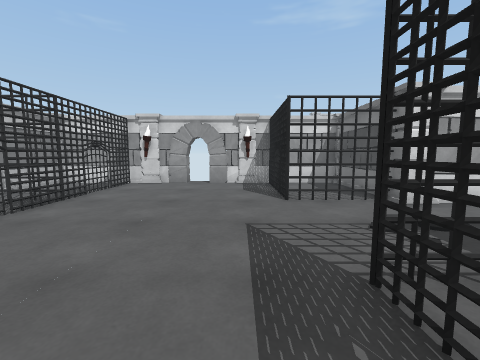
[1] (above)

13 first-person views from a walk through a scene from a Unity 3-D project. The camera is 1.2 m above the floor, tilts 6° down and sees 90° across. The floor is counted in squares, 1 m on a side. Each view is taken from the middle of a square. On the plan, view 1 faces up. The plan holds only what a view shows up to about 12 squares ahead; the rest is blank. The place goes on beyond the plan.

[2]
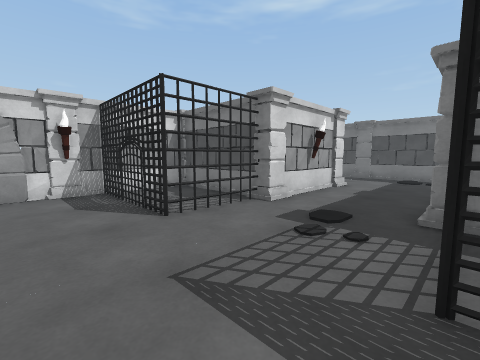

[3]
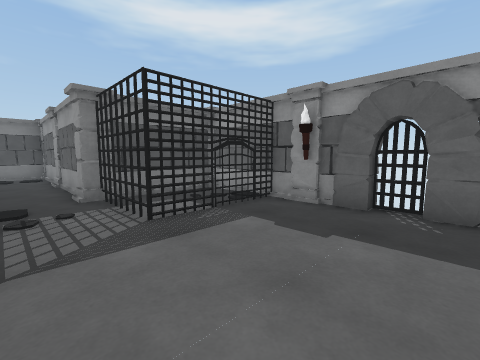

[4]
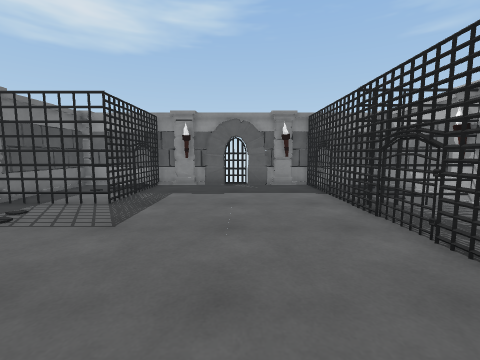

[5]
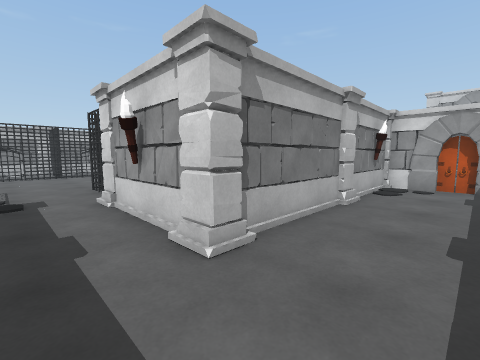

[6]
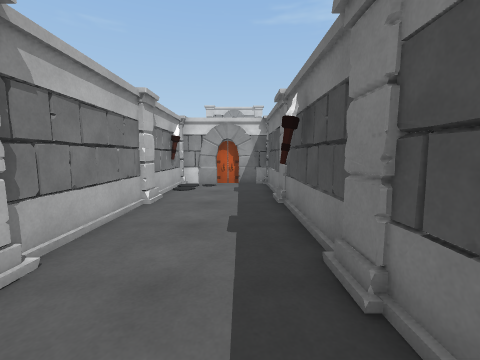

[7]
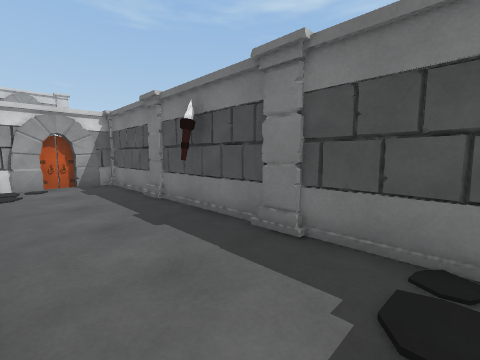

[8]
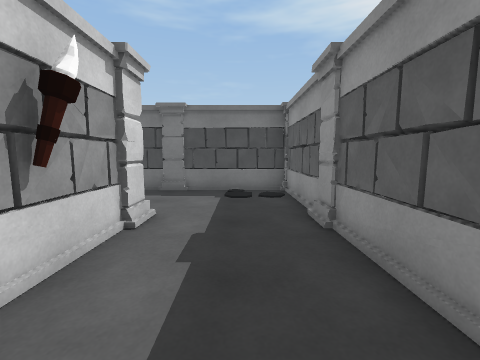

[9]
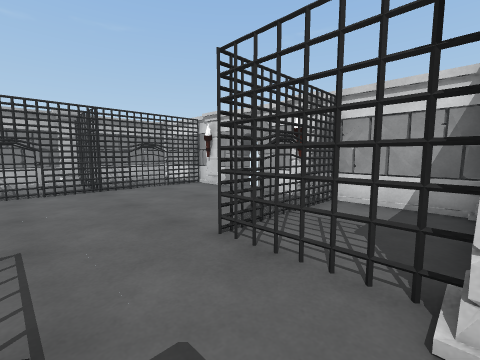

[10]
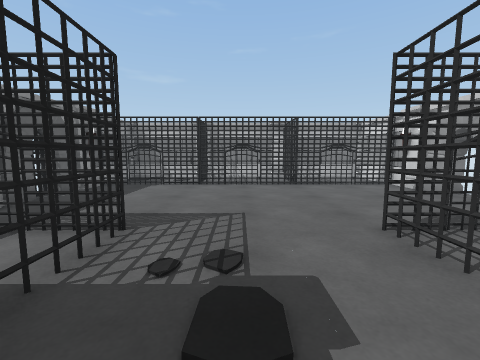

[11]
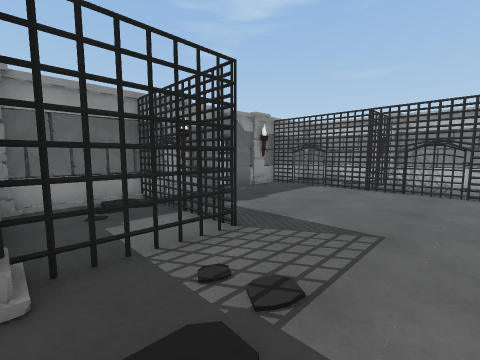

[12]
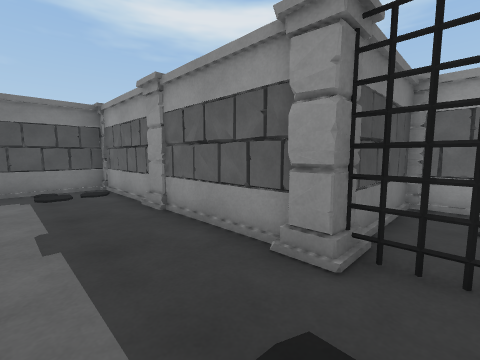

[13]
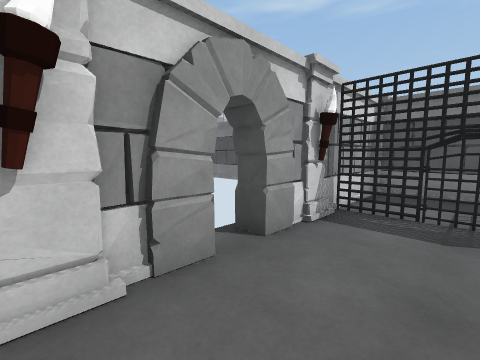

### Floor plan
Key: @ floor where view 1 was taken; # wall or solid block; x gap in a wall; . floor; = window, fence, low wall or low ledge; O other object.
Columns run from 5 left of view 1 to 12 right of it. Each row starts with its distance up from view 1.
 17          #
 16          #
 15              ##OO#
 14              #...#
 13              #...#
 12              #...#
 11   #x##       #...#
 10 ###.######   #...#
  9 #.....#..#   #...#
  8 #.....#..#   #...#
  7 #.....#=##   #...#
  6 #........#####...#
  5 #................#
  4 #................#
  3 #................#
  2 #.....############
  1 #.....##
  0 #....@.#
 -1 #....###
 -2 ###O###

Where each view was taken, in squares from view 1:
view 1: 0 up, 0 right, facing up
view 2: 2 up, 1 left, facing up-right
view 3: 4 up, 3 left, facing down-right
view 4: 8 up, 2 left, facing down
view 5: 4 up, 11 right, facing up-left
view 6: 4 up, 11 right, facing up
view 7: 4 up, 9 right, facing up-right
view 8: 4 up, 4 right, facing right
view 9: 4 up, 4 right, facing up-left
view 10: 4 up, 5 right, facing left
view 11: 5 up, 4 right, facing down-left
view 12: 5 up, 3 right, facing down-right
view 13: 8 up, 4 left, facing up-right
